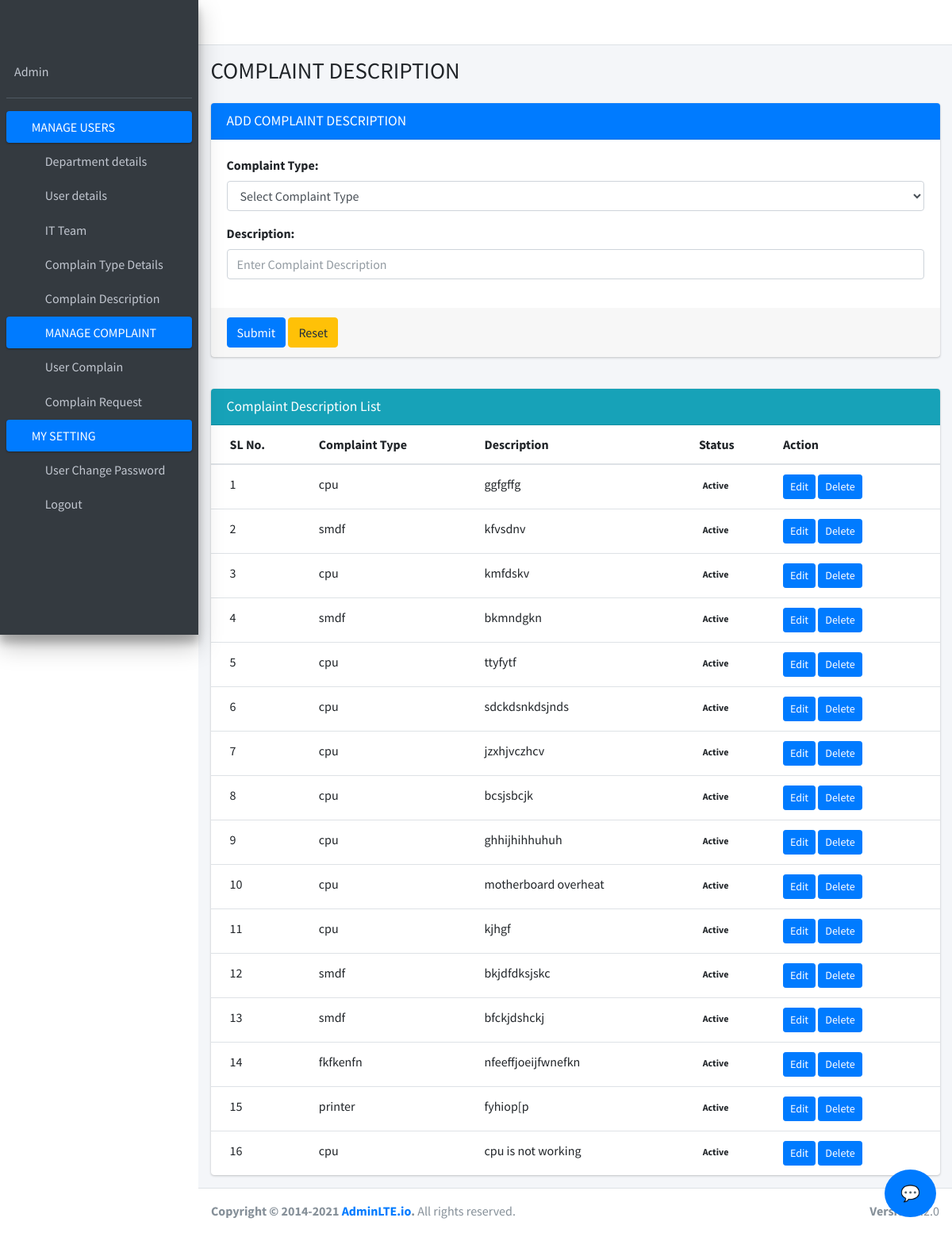
Page /add_complaint_description/ on the committed database.
### admin_support/models.py (models this page shows, shortened)
class ComplaintDescription(models.Model):
    STATUS_CHOICES = (
        ('Active', 'Active'),
        ('Inactive', 'Inactive'),
    )
    complain_desc_id = models.AutoField(primary_key=True)
    complain_type = models.ForeignKey(ComplaintType, on_delete=models.CASCADE, null=True, blank=True)
    description = models.TextField(null=True, blank=True)
    status = models.CharField(max_length=10, choices=STATUS_CHOICES, default='Active', null=True, blank=True)

class ComplaintType(models.Model):
    STATUS_CHOICES = (
        ('Active', 'Active'),
        ('Inactive', 'Inactive'),
    )
    complain_id = models.AutoField(primary_key=True)
    complain = models.CharField(max_length=100, null=True, blank=True)
    status = models.CharField(max_length=10, choices=STATUS_CHOICES, default='Active', null=True, blank=True)

### admin_support/views.py (the view)
# urls.py: path('add_complaint_description/', views.add_complaint_description, name='add_complaint_description'),
def add_complaint_description(request):
    context   = ({
        'complaint_types': ComplaintType.objects.all(),
        'complaint_descriptions': ComplaintDescription.objects.select_related('complain_type')
    })
    return render(request, 'add-complaint-description.html', context)

### admin_support/templates/add-complaint-description.html (shortened to what this page needs)
{% load static %}
<!DOCTYPE html>
<html lang="en">
  <head>
    {% include 'link.html' %}
  </head>
  <body class="hold-transition light-mode sidebar-mini layout-fixed layout-navbar-fixed layout-footer-fixed">
    <div class="wrapper">
      {% include 'base.html' %}
      <div class="content-wrapper">
        <div class="content-header">
          <div class="container-fluid">
            <div class="row mb-2">
              <div class="col-sm-6">
                <h1 class="m-0">COMPLAINT DESCRIPTION</h1>
              </div>
            </div>
          </div>
        </div>
        <section class="content">
          <div class="container-fluid">
            <div class="row">
              <div class="col-md-12">
                <div class="card card-primary">
                  <div class="card-header">
                    <h3 class="card-title">ADD COMPLAINT DESCRIPTION</h3>
                  </div>
                  <form action="{% url 'insert_comp_desc' %}" method="post">
                    <div class="card-body">
                      <div class="form-group">
                        <label>Complaint Type:</label>
                        <select name="complain_type" class="form-control" required>
                          <option value="">Select Complaint Type</option>
                        </select>
                      </div>
                      <div class="form-group">
                        <label>Description:</label>
                        <input
                          type="text"
                          class="form-control"
                          id="description"
                          name="description"
                          placeholder="Enter Complaint Description"
                          required
                        />
                      </div>
                    </div>
                    <div class="card-footer">
                      <button type="submit" class="btn btn-primary" onclick="return validateForm()">Submit</button>
                      <button type="reset" class="btn btn-warning">Reset</button>
                    </div>
                  </form>
                </div>
              </div>
            </div>
            <div class="row mt-4">
              <div class="col-md-12">
                <div class="card card-info">
                  <div class="card-header">
                    <h3 class="card-title">Complaint Description List</h3>
                  </div>
                  <div class="card-body table-responsive p-0">
                    <table class="table table-hover text-nowrap">
                      <thead>
                        <tr>
                          <th>SL No.</th>
                          <th>Complaint Type</th>
                          <th>Description</th>
                          <th>Status</th>
                          <th>Action</th>
                        </tr>
                      </thead>
                      <tbody>
                        {% for desc in complaint_descriptions %}
                        <tr>
                          <td>{{ forloop.counter }}</td>
                          <td>{{ desc.complain_type.complain }}</td>
                          <td>{{ desc.description }}</td>
                          <td>
                            <span class="badge badge-{{ desc.status|lower }}">
                              {{ desc.status }}
                            </span>
                          </td>
                          <td>
                            <a href="{% url 'edit_complaint_desc' desc.complain_desc_id %}" class="btn btn-sm btn-primary">
                              Edit
                            </a>
                            <a href="{% url 'delete_complaint_desc' desc.complain_desc_id %}" class="btn btn-sm btn-primary">
                              Delete
                            </a>
                          </td>
                        </tr>
                        {% empty %}
                        <tr><td colspan="5" class="text-center">No complaint descriptions found.</td></tr>
                        {% endfor %}
                      </tbody>
                    </table>
                  </div>
                </div>
              </div>
            </div>
          </div>
        </section>
      </div>
      {% include 'footer.html' %}
    </div>
    {% include 'scriptfile.html' %}
<div id="chat-btn">💬</div>
  </body>
</html>

### admin_support/templates/add-complaint-description.html (style rules this page uses)
#chat-btn { position: fixed; bottom: 20px; right: 20px; background: #007bff; color: white; padding: 15px 20px; border-radius: 50%; cursor: pointer; font-size: 20px; z-index: 9999; }

### rows in the picture
ComplaintDescription: complain_type.complain "cpu", description "ggfgffg", status "Active"
ComplaintDescription: complain_type.complain "smdf", description "kfvsdnv", status "Active"
ComplaintDescription: complain_type.complain "cpu", description "kmfdskv", status "Active"
ComplaintDescription: complain_type.complain "smdf", description "bkmndgkn", status "Active"
ComplaintDescription: complain_type.complain "cpu", description "ttyfytf", status "Active"
ComplaintDescription: complain_type.complain "cpu", description "sdckdsnkdsjnds", status "Active"
ComplaintDescription: complain_type.complain "cpu", description "jzxhjvczhcv", status "Active"
ComplaintDescription: complain_type.complain "cpu", description "bcsjsbcjk", status "Active"
ComplaintDescription: complain_type.complain "cpu", description "ghhijhihhuhuh", status "Active"
ComplaintDescription: complain_type.complain "cpu", description "motherboard overheat", status "Active"
ComplaintDescription: complain_type.complain "cpu", description "kjhgf", status "Active"
ComplaintDescription: complain_type.complain "smdf", description "bkjdfdksjskc", status "Active"
ComplaintDescription: complain_type.complain "smdf", description "bfckjdshckj", status "Active"
ComplaintDescription: complain_type.complain "fkfkenfn", description "nfeeffjoeijfwnefkn", status "Active"
ComplaintDescription: complain_type.complain "printer", description "fyhiop[p", status "Active"
ComplaintDescription: complain_type.complain "cpu", description "cpu is not working", status "Active"
